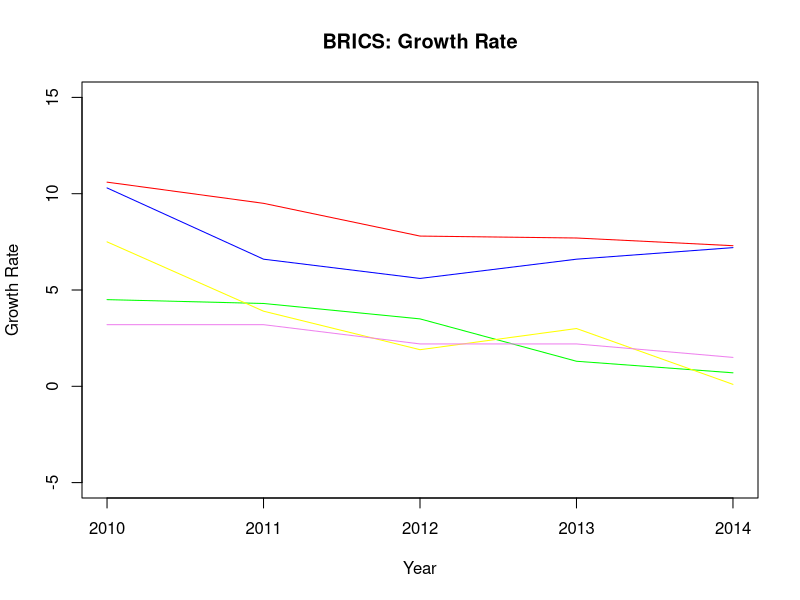
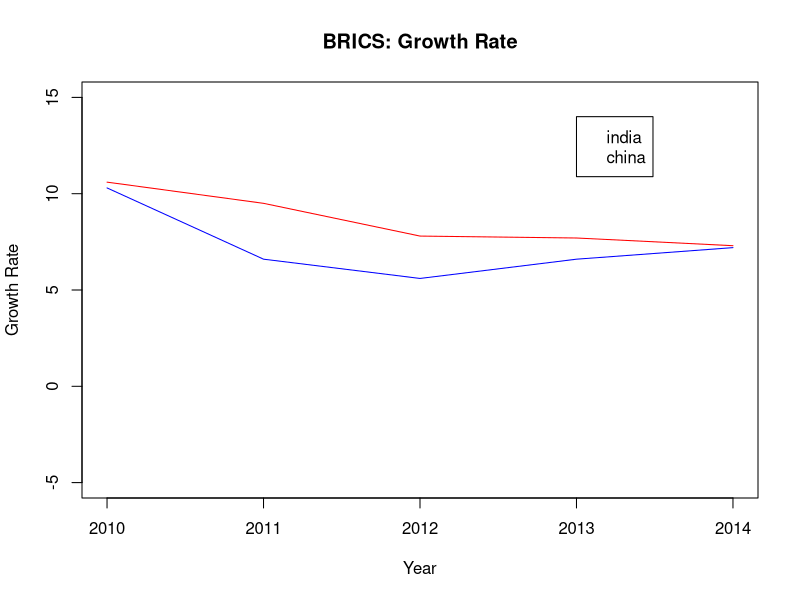
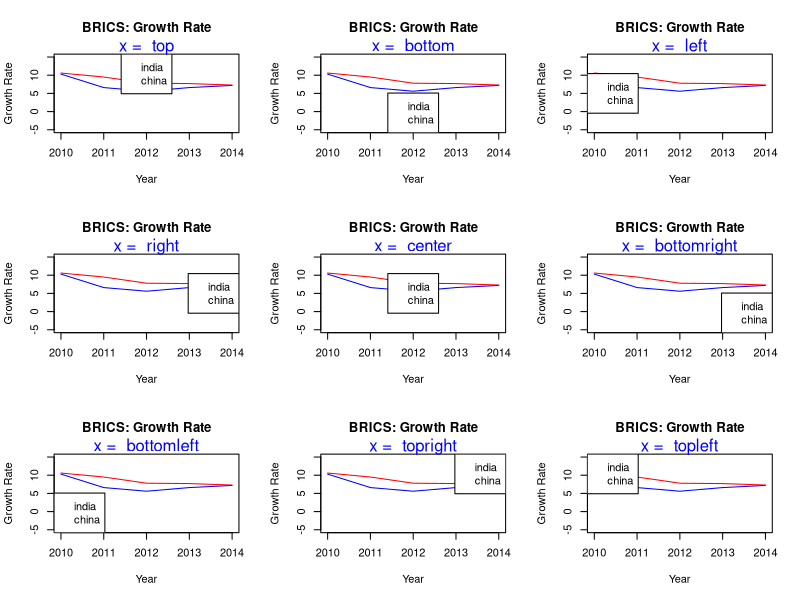
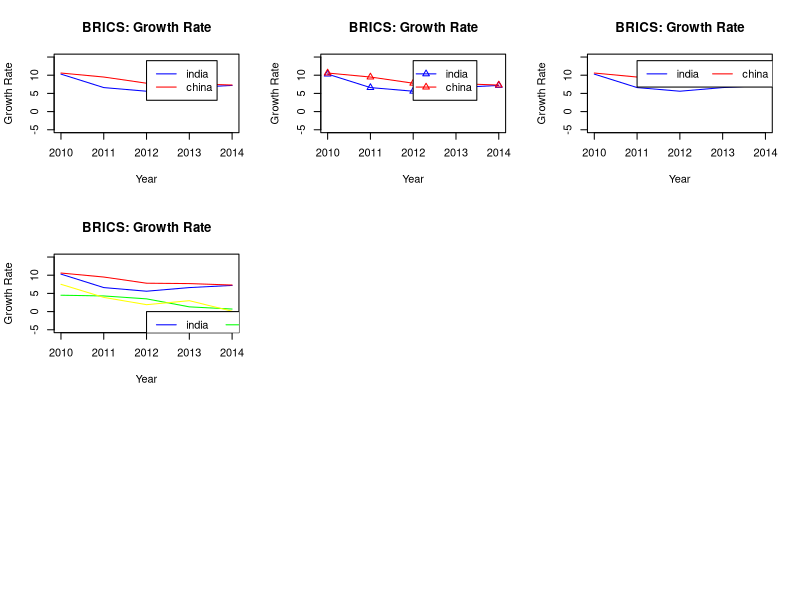
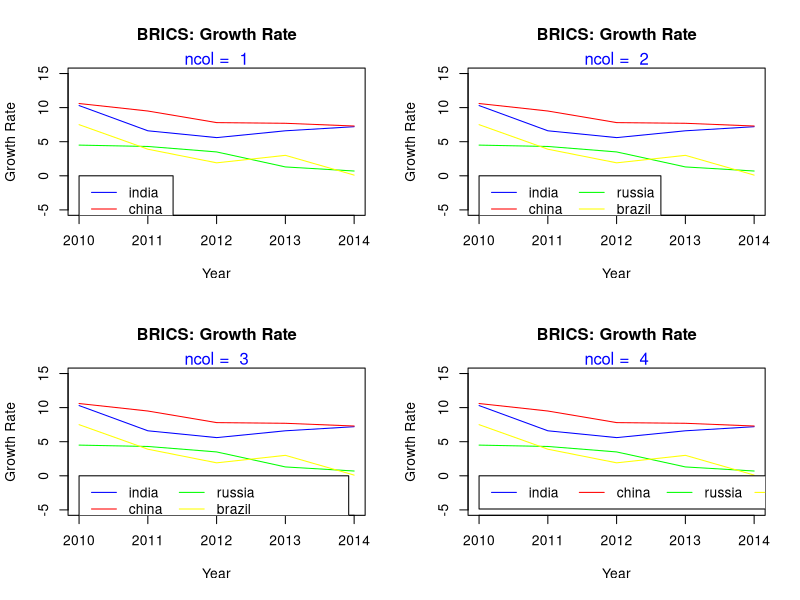
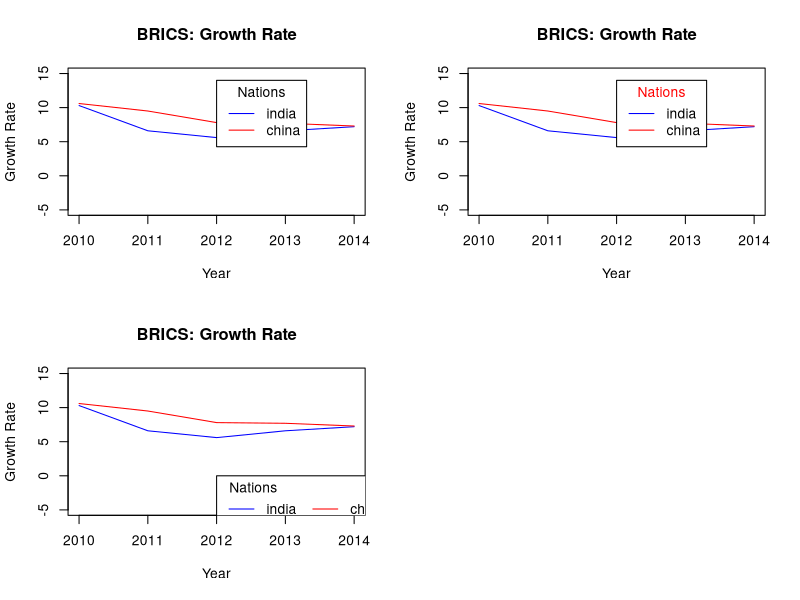
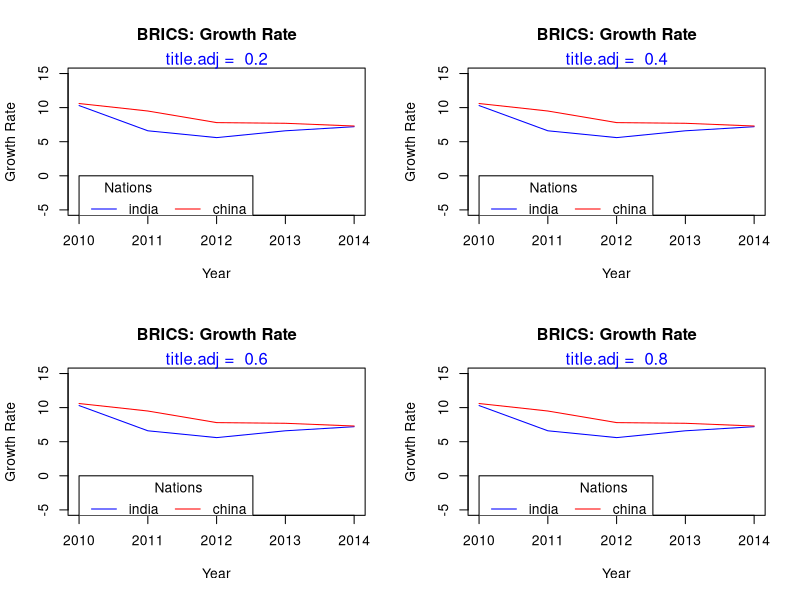
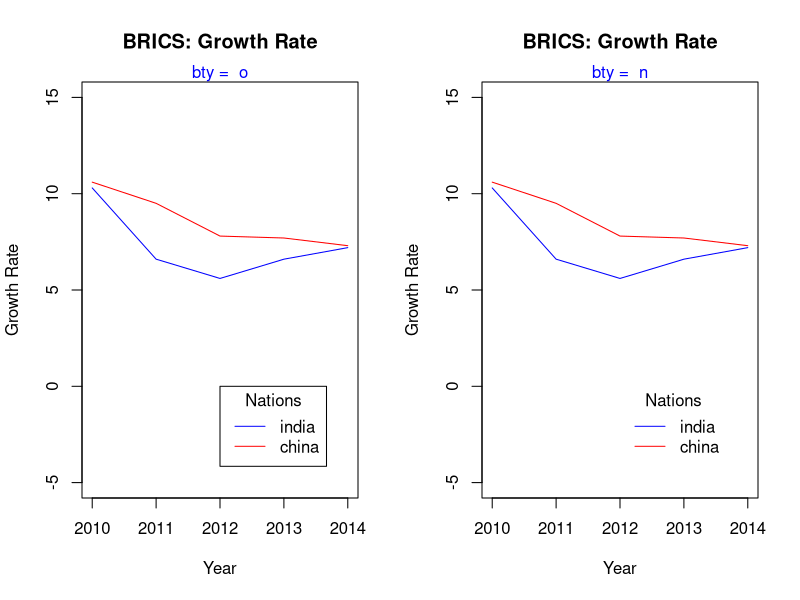

The R script that drew these images, in order:
## ---- chunk 1
year <- seq(2010, 2014, 1)
india <- c(10.3, 6.6, 5.6, 6.6, 7.2)
china <- c(10.6, 9.5, 7.8, 7.7, 7.3)
russia <- c(4.5, 4.3, 3.5, 1.3, 0.7)
brazil <- c(7.5, 3.9, 1.9, 3.0, 0.1)
s_africa <- c(3.2, 3.2, 2.2, 2.2, 1.5)
gdp <- data.frame(year, india, china, russia, brazil, s_africa, stringsAsFactors = FALSE)
gdp
## ---- chunk 2
{plot(gdp$year, gdp$india, type = 'l',
      ylim = c(-5, 15), xlab = 'Year',
      ylab = 'Growth Rate', col = 'blue',
      main = 'BRICS: Growth Rate')
lines(gdp$year, gdp$china, col = 'red')
lines(gdp$year, gdp$russia, col = 'green')
lines(gdp$year, gdp$brazil, col = 'yellow')
lines(gdp$year, gdp$s_africa, col = 'violet')}
## ---- chunk 3
{plot(gdp$year, gdp$india, type = 'l',
      ylim = c(-5, 15), xlab = 'Year',
      ylab = 'Growth Rate', col = 'blue',
      main = 'BRICS: Growth Rate')
lines(gdp$year, gdp$china, col = 'red')
legend(x = 2013, y = 14, legend = c('india', 'china'))}
## ---- chunk 4
init <- par(no.readonly = TRUE)
par(mfrow = c(3, 3))
values <- c('top', 'bottom', 'left', 'right', 'center',
            'bottomright', 'bottomleft', 'topright', 'topleft')
for (i in values) {
  plot(gdp$year, gdp$india, type = 'l',
      ylim = c(-5, 15), xlab = 'Year',
      ylab = 'Growth Rate', col = 'blue',
      main = 'BRICS: Growth Rate')
  lines(gdp$year, gdp$china, col = 'red')
  legend(x = i, legend = c('india', 'china'))
  mtext(paste("x = ", i), side = 3, col = "blue")
}
## ---- chunk 5
{plot(gdp$year, gdp$india, type = 'l',
      ylim = c(-5, 15), xlab = 'Year',
      ylab = 'Growth Rate', col = 'blue',
      main = 'BRICS: Growth Rate')
lines(gdp$year, gdp$china, col = 'red')
legend(x = 2012, y = 14, legend = c('india', 'china'),
       lty = 1, col = c('blue', 'red'))}
## ---- chunk 6
{plot(gdp$year, gdp$india, type = 'l',
      ylim = c(-5, 15), xlab = 'Year',
      ylab = 'Growth Rate', col = 'blue',
      main = 'BRICS: Growth Rate')
points(gdp$year, gdp$india, pch = 2, col = 'blue')
lines(gdp$year, gdp$china, col = 'red')
points(gdp$year, gdp$china, pch = 2, col = 'red')
legend(x = 2012, y = 14, legend = c('india', 'china'),
       lty = 1, pch = 2, col = c('blue', 'red'))}
## ---- chunk 7
{plot(gdp$year, gdp$india, type = 'l',
      ylim = c(-5, 15), xlab = 'Year',
      ylab = 'Growth Rate', col = 'blue',
      main = 'BRICS: Growth Rate')
lines(gdp$year, gdp$china, col = 'red')
legend(x = 2011, y = 14, legend = c('india', 'china'),
       lty = 1, col = c('blue', 'red'),
       horiz = TRUE)}
## ---- chunk 8
{plot(gdp$year, gdp$india, type = 'l',
      ylim = c(-5, 15), xlab = 'Year',
      ylab = 'Growth Rate', col = 'blue',
      main = 'BRICS: Growth Rate')
lines(gdp$year, gdp$china, col = 'red')
lines(gdp$year, gdp$russia, col = 'green')
lines(gdp$year, gdp$brazil, col = 'yellow')
legend(x = 2012, y = 0, legend = c('india', 'china', 'russia', 'brazil'),
       lty = 1, col = c('blue', 'red', 'green', 'yellow'),
       ncol = 2)}
## ---- chunk 9
init <- par(no.readonly = TRUE)
par(mfrow = c(2, 2))
values <- c(1, 2, 3, 4)
for (i in values) {
  plot(gdp$year, gdp$india, type = 'l',
      ylim = c(-5, 15), xlab = 'Year',
      ylab = 'Growth Rate', col = 'blue',
      main = 'BRICS: Growth Rate')
  lines(gdp$year, gdp$china, col = 'red')
  lines(gdp$year, gdp$russia, col = 'green')
  lines(gdp$year, gdp$brazil, col = 'yellow')
  legend(x = 2010, y = 0, legend = c('india', 'china', 'russia','brazil'),
       lty = 1, col = c('blue', 'red', 'green', 'yellow'),
       ncol = i)
  mtext(paste("ncol = ", i), side = 3, col = "blue")
}
## ---- chunk 10
{plot(gdp$year, gdp$india, type = 'l',
      ylim = c(-5, 15), xlab = 'Year',
      ylab = 'Growth Rate', col = 'blue',
      main = 'BRICS: Growth Rate')
lines(gdp$year, gdp$china, col = 'red')
legend(x = 2012, y = 14, legend = c('india', 'china'),
       lty = 1, col = c('blue', 'red'),
       title = 'Nations')}
## ---- chunk 11
{plot(gdp$year, gdp$india, type = 'l',
      ylim = c(-5, 15), xlab = 'Year',
      ylab = 'Growth Rate', col = 'blue',
      main = 'BRICS: Growth Rate')
lines(gdp$year, gdp$china, col = 'red')
legend(x = 2012, y = 14, legend = c('india', 'china'),
       lty = 1, col = c('blue', 'red'),
       title = 'Nations', title.col = 'red')}
## ---- chunk 12
{plot(gdp$year, gdp$india, type = 'l',
      ylim = c(-5, 15), xlab = 'Year',
      ylab = 'Growth Rate', col = 'blue',
      main = 'BRICS: Growth Rate')
lines(gdp$year, gdp$china, col = 'red')
legend(x = 2012, y = 0, legend = c('india', 'china'),
       lty = 1, col = c('blue', 'red'), horiz = TRUE,
       title = 'Nations', title.adj = 0.1)}
## ---- chunk 13
init <- par(no.readonly = TRUE)
par(mfrow = c(2, 2))
values <- c(0.2, 0.4, 0.6, 0.8)
for (i in values) {
  plot(gdp$year, gdp$india, type = 'l',
      ylim = c(-5, 15), xlab = 'Year',
      ylab = 'Growth Rate', col = 'blue',
      main = 'BRICS: Growth Rate')
  lines(gdp$year, gdp$china, col = 'red')
  legend(x = 2010, y = 0, legend = c('india', 'china'),
       lty = 1, col = c('blue', 'red'), horiz = TRUE,
       title = 'Nations', title.adj = i)
  mtext(paste("title.adj = ", i), side = 3, col = "blue")
}
## ---- chunk 14
option <- c('Box Type', 'Background Color', 'Border Line Type',
            'Border Line Width', 'Border Line Color', 
            'Horizontal Justification', 'Vertical Justification',
            'Text Color', 'Text Font')
argument <- c('bty', 'bg', 'box.lty', 'box.lwd', 'box.col',
              'xjust', 'yjust', 'text.col', 'text.font')
values <- c('o, n', 'blue, #0000ff', '1:5', '0.5, 1, 1.5',
            'blue, #0000ff', '0:1', '0:1', 'blue, #0000ff',
            '1:5')
legend <- data.frame(option, argument, values)
knitr::kable(legend, format = "markdown", caption = "Legend Box Options")
## ---- chunk 15
init <- par(no.readonly = TRUE)
par(mfrow = c(1, 2))
values <- c('o', 'n')
for (i in values) {
  plot(gdp$year, gdp$india, type = 'l',
      ylim = c(-5, 15), xlab = 'Year',
      ylab = 'Growth Rate', col = 'blue',
      main = 'BRICS: Growth Rate')
  lines(gdp$year, gdp$china, col = 'red')
  legend(x = 2012, y = 0, legend = c('india', 'china'),
       lty = 1, col = c('blue', 'red'), bty = i,
       title = 'Nations')
  mtext(paste("bty = ", i), side = 3, col = "blue")
}
## ---- chunk 16
{c}
## ---- chunk 17
{plot(gdp$year, gdp$india, type = 'l',
      ylim = c(-5, 15), xlab = 'Year',
      ylab = 'Growth Rate', col = 'blue',
      main = 'BRICS: Growth Rate')
lines(gdp$year, gdp$china, col = 'red')
legend(x = 2012, y = 0, legend = c('india', 'china'),
       lty = 1, col = c('blue', 'red'), title = 'Nations',
       box.lty = 3, box.lwd = 1.5, box.col = 'green')}
## ---- chunk 18
init <- par(no.readonly = TRUE)
par(mfrow = c(1, 3))
values <- c(0, 0.5, 1)
for (i in values) {
  plot(gdp$year, gdp$india, type = 'l',
      ylim = c(-5, 15), xlab = 'Year',
      ylab = 'Growth Rate', col = 'blue',
      main = 'BRICS: Growth Rate')
  lines(gdp$year, gdp$china, col = 'red')
  legend(x = 2012, y = 0, legend = c('india', 'china'),
       lty = 1, col = c('blue', 'red'), xjust = i,
       title = 'Nations')
  mtext(paste("xjust = ", i), side = 3, col = "blue")
}
## ---- chunk 19
init <- par(no.readonly = TRUE)
par(mfrow = c(1, 3))
values <- c(0, 0.5, 1)
for (i in values) {
  plot(gdp$year, gdp$india, type = 'l',
      ylim = c(-5, 15), xlab = 'Year',
      ylab = 'Growth Rate', col = 'blue',
      main = 'BRICS: Growth Rate')
  lines(gdp$year, gdp$china, col = 'red')
  legend(x = 2012, y = 0, legend = c('india', 'china'),
       lty = 1, col = c('blue', 'red'), yjust = i,
       title = 'Nations')
  mtext(paste("xjust = ", i), side = 3, col = "blue")
}
## ---- chunk 20
{plot(gdp$year, gdp$india, type = 'l',
      ylim = c(-5, 15), xlab = 'Year',
      ylab = 'Growth Rate', col = 'blue',
      main = 'BRICS: Growth Rate')
lines(gdp$year, gdp$china, col = 'red')
legend(x = 2012, y = 0, legend = c('india', 'china'),
       lty = 1, col = c('blue', 'red'), title = 'Nations',
       text.col = 'green', text.font = 3)}
